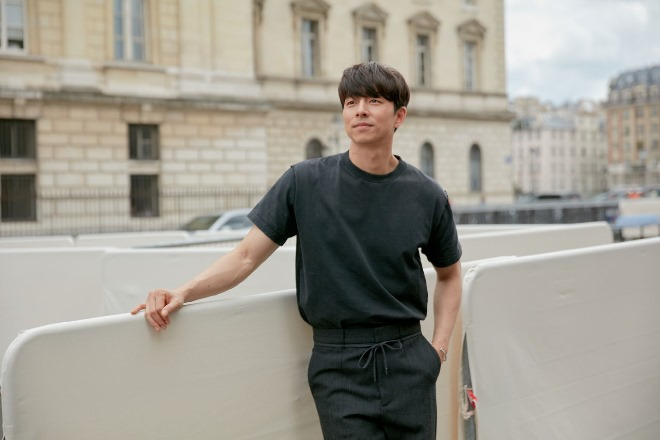
#> input picture python/workspace_python/HELLOPYTHON/day12/gong.png, 660 x 440 px
$ python 04mycv_crop.py
#> lines starting #> are read from the running program, lines starting #| are printed output that depends on the picture
import cv2

img = cv2.imread('gong.png')
#> img is the input picture: shape (440, 660, 3); mean B, G, R 144.2, 154.2, 158
print(len(img))
#| 440
print(len(img[0]))
#| 660

img_crop= img[50:200,250:500]
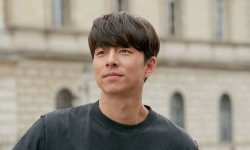
#> img_crop: shape (150, 250, 3); mean B, G, R 132.2, 144.6, 152.8
cv2.imwrite('face.png', img_crop)

print(len(img_crop))
#| 150
print(len(img_crop[0]))
#| 250

cv2.imshow('testimage_img', img)
cv2.imshow('testimage_crop', img_crop)

cv2.waitKey(0)  # 키 입력할 때까지 무한 대기, 0 이면 무한대기
cv2.destroyAllWindows()

$ run again, with python/workspace_python/HELLOPYTHON/day12/bbang.png copied over python/workspace_python/HELLOPYTHON/day12/gong.png
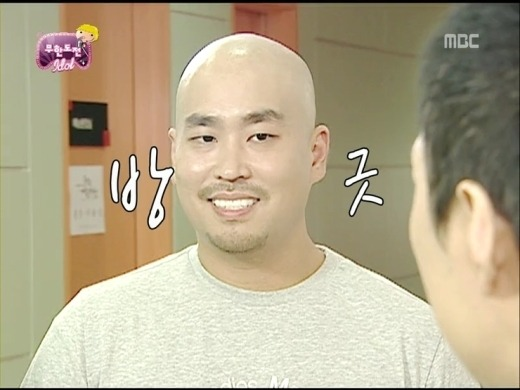
#> input picture python/workspace_python/HELLOPYTHON/day12/bbang.png, 520 x 390 px
#> img is the input picture: shape (390, 520, 3); mean B, G, R 142.5, 170.1, 181.5
#| 390
#| 520
#> `img_crop= img[50:200,250:500]`:
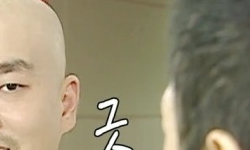
#> img_crop: shape (150, 250, 3); mean B, G, R 112.4, 138.7, 147
#| 150
#| 250
